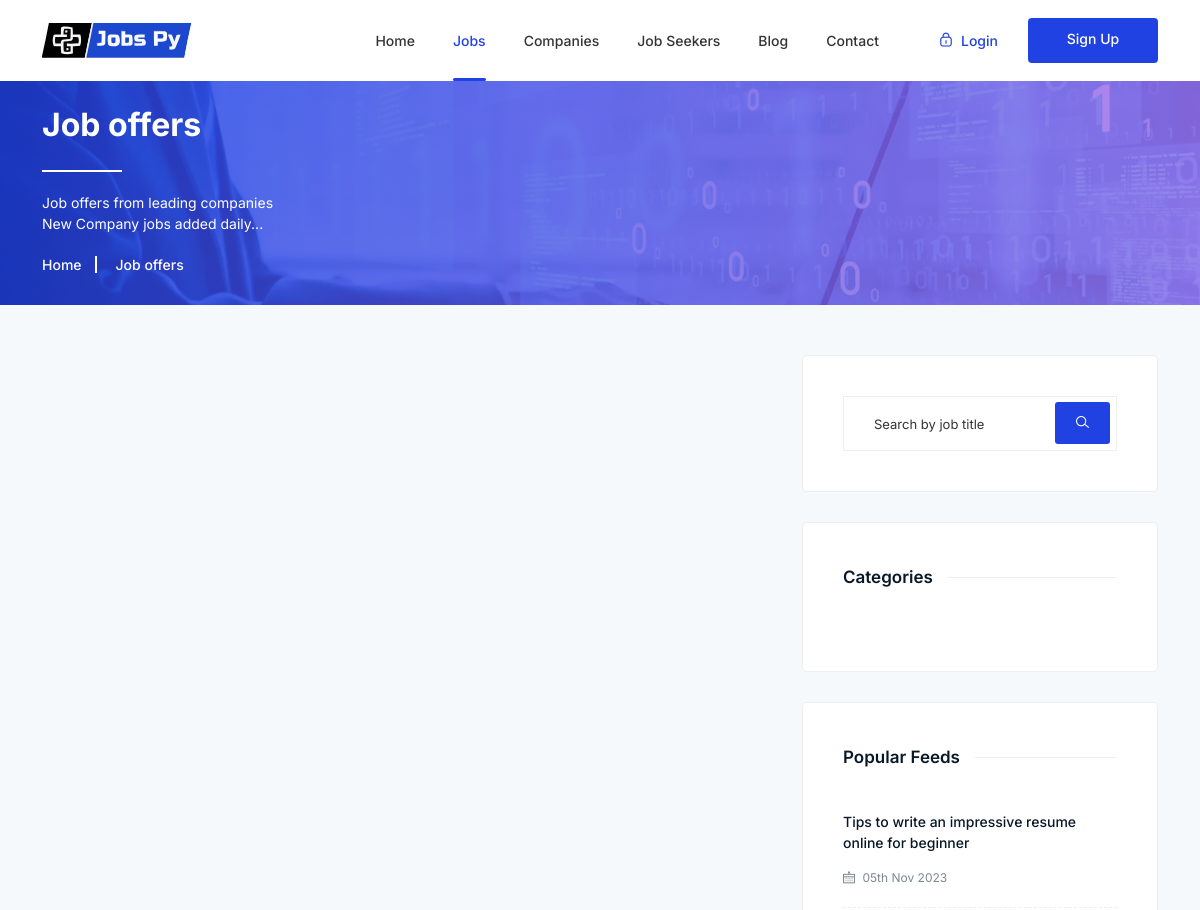
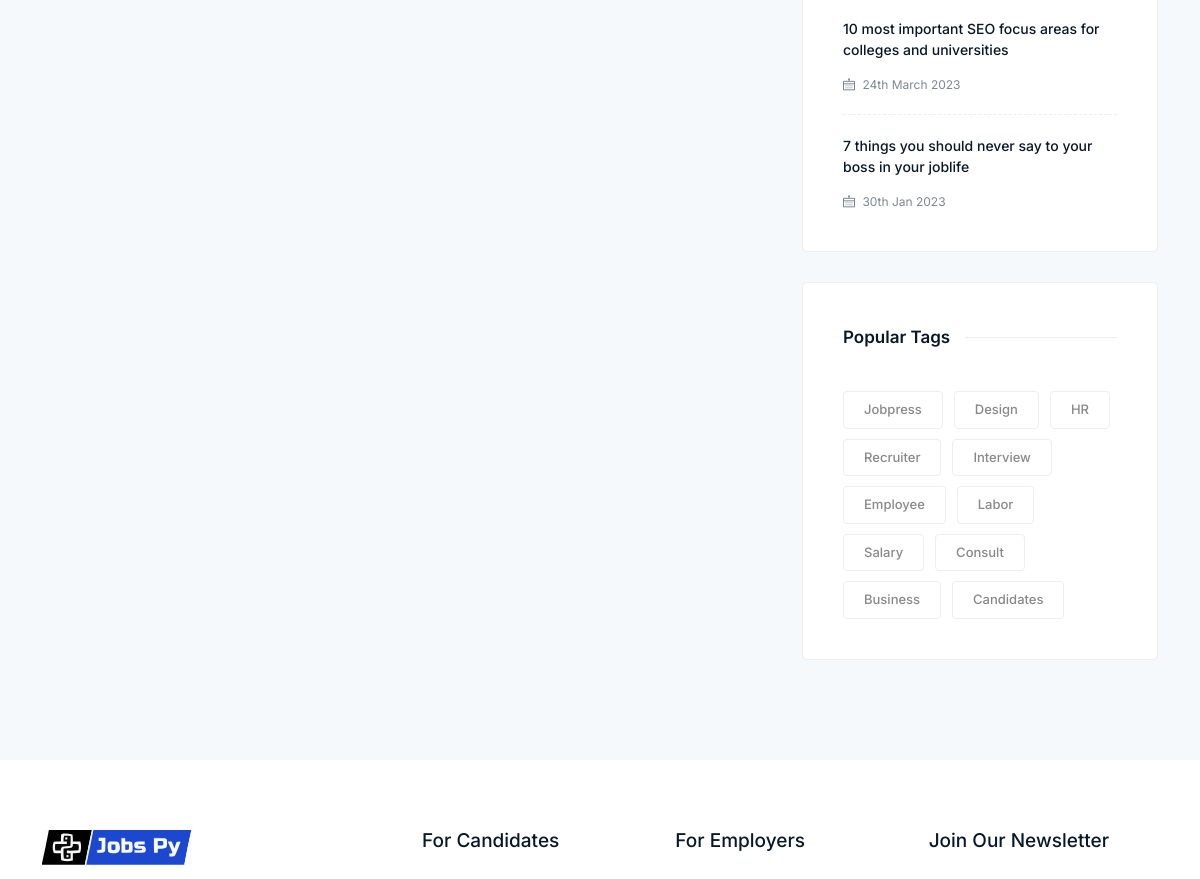
Before: /jobs/all/ (upper part) with the older database file (2 pictures, top to bottom).
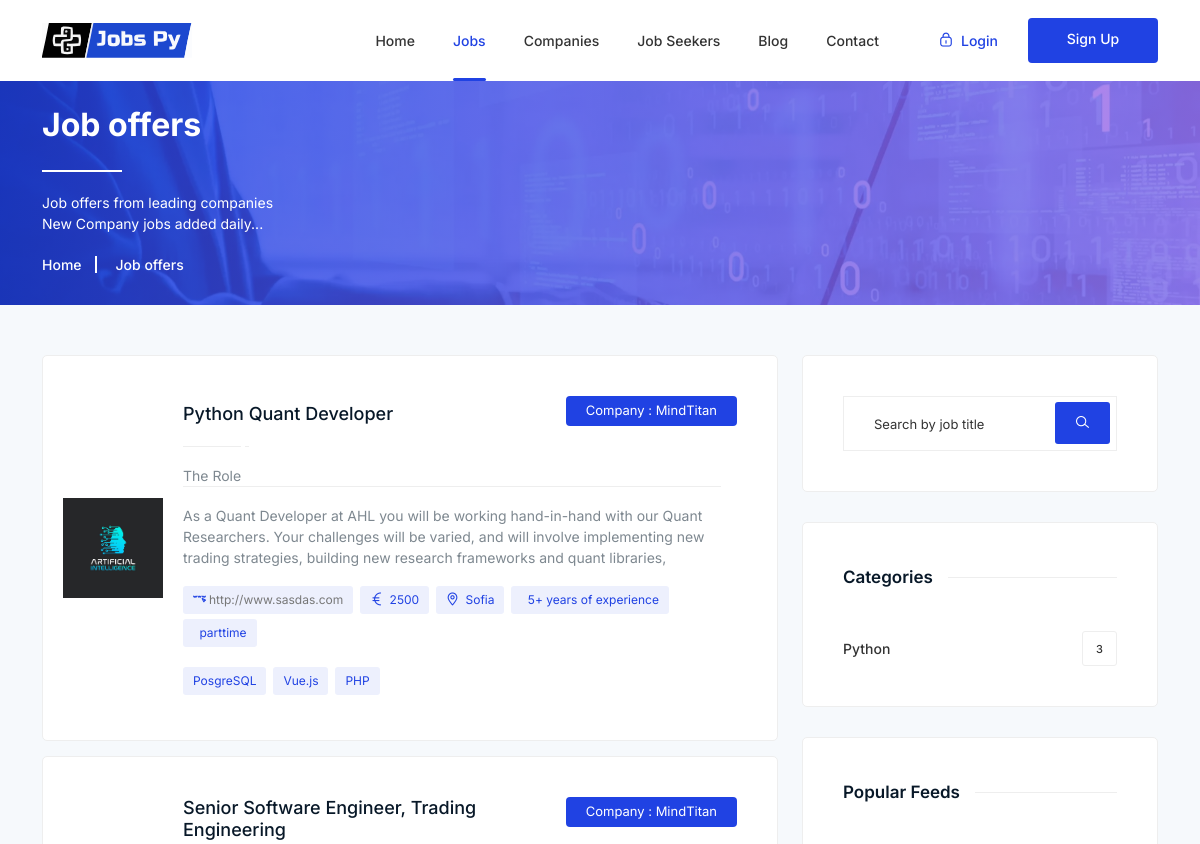
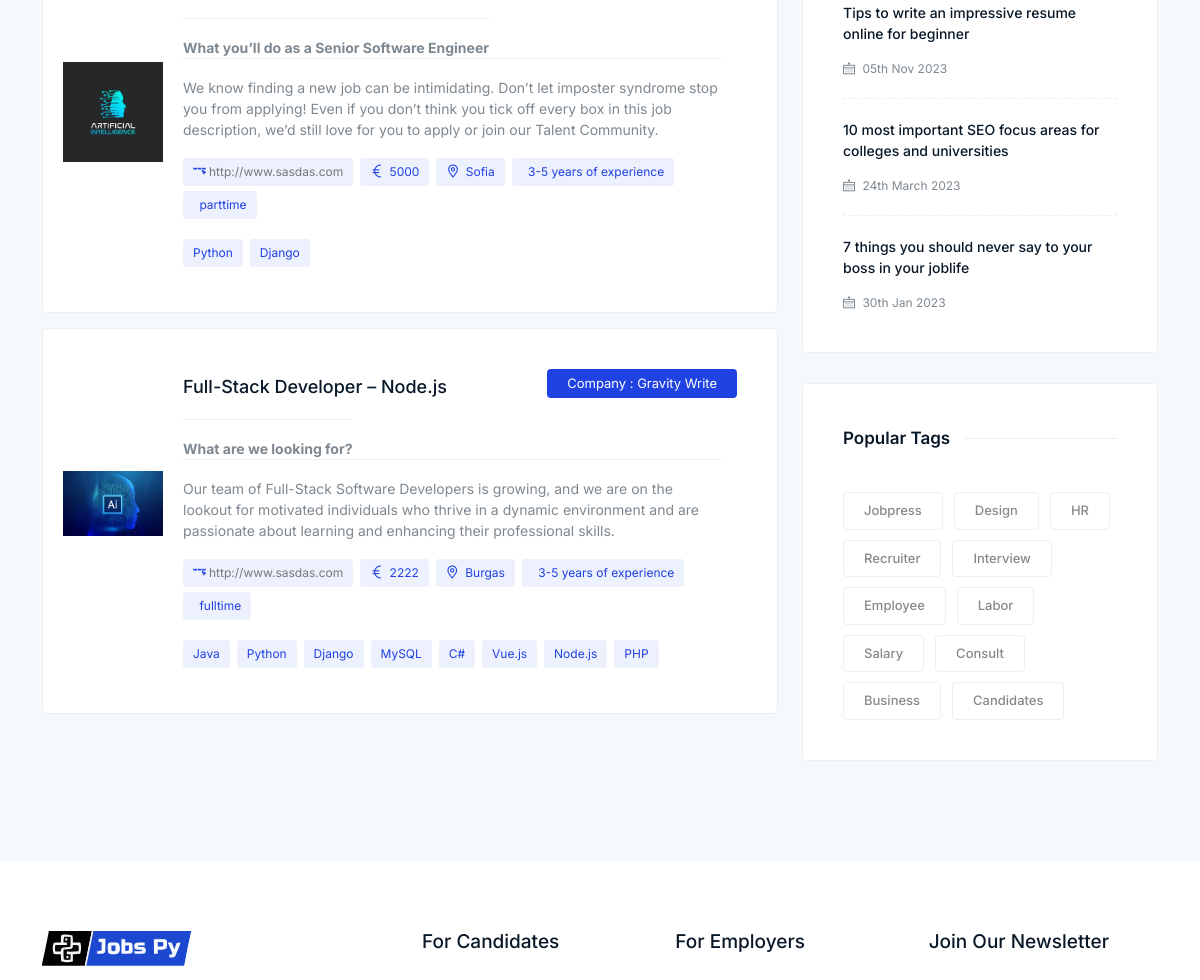
After: the same page with the newer database file (2 pictures, top to bottom).
### jobsPy/jobs/models.py (models this page shows, shortened)
class Job(models.Model):
    user = models.ForeignKey(UserModel,  on_delete=models.CASCADE)
    title = models.CharField(max_length=300)
    slug = models.SlugField(allow_unicode=True, max_length=100, unique=True)
    category = models.ForeignKey(Category,  on_delete=models.CASCADE)
    seniority = models.ForeignKey(Seniority, on_delete=models.SET_NULL, blank=True, null=True)
    description = RichTextField(null=False, blank=False)
    responsibilities = RichTextField(null=False, blank=False)
    benefits = RichTextField(null=True, blank=True)
    job_image = models.ImageField(null=True, blank=True, upload_to="jobs/image", default="images/default/default.jpg")
    vacancy = models.IntegerField(null=True, blank=True)
    location = models.CharField(max_length=300,)
    job_type = models.CharField(choices=JOB_TYPE, max_length=10)
    salary = models.CharField(max_length=30, blank=True)
    deadline = models.DateField()
    is_published = models.BooleanField(default=True)
    created_at = models.DateTimeField(auto_now_add=True)
    modified_at = models.DateTimeField(auto_now=True)
    needed_skills = models.ManyToManyField(Skills, related_name="needed_skills")

class Skills(models.Model):
    name = models.CharField(blank=True, null=True, max_length=20)

class Category(models.Model):
    name = models.CharField(max_length=255)
    slug = models.SlugField(allow_unicode=True, max_length=100, unique=True)
    description = models.TextField(max_length=300, blank=True, null=True)
    created_at = models.DateTimeField(auto_now_add=True)
    modified_at = models.DateTimeField(auto_now=True)

### jobsPy/company/models.py (models this page shows, shortened)
class CompanyProfile(models.Model):
    user = models.OneToOneField(UserModel, on_delete=models.CASCADE, primary_key=True, related_name="company")
    name = models.CharField(max_length=40)
    description = RichTextField(null=False, blank=False)
    location = models.CharField(max_length=40)
    email = models.EmailField(max_length=254, null=False, blank=False)
    image = models.ImageField(
        null=True, blank=True, upload_to="company/image")
    website_url = models.URLField(max_length=200)

### jobsPy/main/models.py (models this page shows)
class Seniority(models.Model):
    name = models.CharField(max_length=100)
    def __str__(self):
        return self.name

### jobsPy/jobs/views.py (the view)
# urls.py: path("all/", AllJobsView.as_view(), name="all-jobs"),
class AllJobsView(ListView):
    model = Job
    template_name = "jobs/jobs_list.html"
    paginate_by = 10
    def get_queryset(self):
        query = self.request.GET.get('q')
        if query:
            return Job.objects.filter(Q(title__icontains=query))
        else:
            return Job.objects.all()
    def get_context_data(self, **kwargs):
        context = super().get_context_data(**kwargs)
        context["category"] = Category.objects.all()
        context['search_query'] = self.request.GET.get('q', '')
        return context

### templates/jobs/jobs_list.html (shortened to what the changed rows need)
{% extends 'base.html' %}
{% load static %}
{% block main_content %}
    <div class="breadcrumbs overlay">
        <div class="container">
            <div class="row">
                <div class="col-12">
                    <div class="breadcrumbs-content">
                        <h1 class="page-title">Job offers</h1>
                    </div>
                </div>
            </div>
        </div>
    </div>
    <section class="section blog-single">
        <div class="container">
            <div class="row">
                <div class="col-lg-8">
                          {% for job in job_list %}
                        <div class="single-job">
                            <div class="job-image-list">
            {% if job.user.company.image %}
                                <img src="{{ job.user.company.image.url }}" alt="#">
                                {% else %}
                 <img src="{% static 'images/jobs/category-2.jpg' %}" alt="{{ company.name }} Image">
                                {% endif %}
                            </div>
                            <div class="job-content">
                                <h4><a href="{% url 'job_details' job.pk %}">{{ job.title }}</a></h4>
                                <div class="truncate-overflow-jobs">
                                <p>{{ job.description|safe|default_if_none:"nothing" }}</p>
                                </div>
                                <ul>
                                    <li><i class="lni lni-website"></i><a href="#"> {{ job.user.company.website_url }}</a></li>
                                    <li><i class="lni lni-euro"></i> {{ job.salary }} </li>
                                    <li><i class="lni lni-map-marker"></i> {{ job.location }}</li>
                                    <li> {{ job.seniority }}</li>
                                    <li> {{ job.job_type }}</li>
                                </ul>
                                <ul>
                                                            {% for skill in job.needed_skills.all %}
                                                <li><span>{{ skill.name }}</span></li>
                                        {% endfor %}
                            </ul>
                            </div>
                            <div class="job-button">
                                    <a class="company-link" href="{% url 'company-details' job.user.company.pk %}"><span>Company : {{ job.user.company.name }}</span></a></li>
                            </div>
                        </div>
                    {% endfor %}
                </div>
                <aside class="col-lg-4 col-md-12 col-12">
                    <div class="sidebar">
                        {% include "jobs/category_slide.html" %}
                    </div>
                </aside>
            </div>
        </div>
    </section>
{% endblock %}

### templates/jobs/category_slide.html
                        <div class="widget categories-widget">
                            <h5 class="widget-title"><span>Categories</span></h5>
                            <ul class="custom">
                                {% for cat in category %}
                                <li>
                                    <a href="{% url 'jobs_category' cat.slug %}">{{ cat.name }}<span>{{ cat.job_set.all|length }}</span></a>
                                </li>
                                {% endfor %}
                            </ul>
                        </div>

Changed rows visible on the page:
added Job: user.company.image (picture), title "Python Quant Developer", description "The Role As a Quant Developer at AHL you will be working hand-in-hand with our Quant Researchers. Your challenges will be varied, and will involve implementing new trading strategies, building new research frameworks and quant libraries,…", user.company.website_url "http://www.sasdas.com", salary "2500", location "Sofia", seniority "5+ years of experience", job_type "parttime", user.company.name "MindTitan"
added Skills: name "PosgreSQL", shown under "Python Quant Developer"
added Skills: name "Vue.js"
added Skills: name "PHP"
added Job: user.company.image (picture), title "Senior Software Engineer, Trading Engineering", description "What you’ll do as a Senior Software Engineer We know finding a new job can be intimidating. Don’t let imposter syndrome stop you from applying! Even if you don’t think you tick off every box in this job description, we’d still love for you to apply or join our Talent Community.", user.company.website_url "http://www.sasdas.com", salary "5000", location "Sofia", seniority "3-5 years of experience", job_type "parttime", user.company.name "MindTitan"
added Skills: name "Python"
added Skills: name "Django"
added Job: user.company.image (picture), title "Full-Stack Developer – Node.js", description "What are we looking for? Our team of Full-Stack Software Developers is growing, and we are on the lookout for motivated individuals who thrive in a dynamic environment and are passionate about learning and enhancing their professional skills.", user.company.website_url "http://www.sasdas.com", salary "2222", location "Burgas", seniority "3-5 years of experience", job_type "fulltime", user.company.name "Gravity Write"
added Skills: name "Java", shown under "Full-Stack Developer – Node.js"
added Skills: name "MySQL", shown under "Full-Stack Developer – Node.js"
added Skills: name "C#", shown under "Full-Stack Developer – Node.js"
added Skills: name "Node.js", shown under "Full-Stack Developer – Node.js"
added Category: name "Python", job_set.all|length "3"
